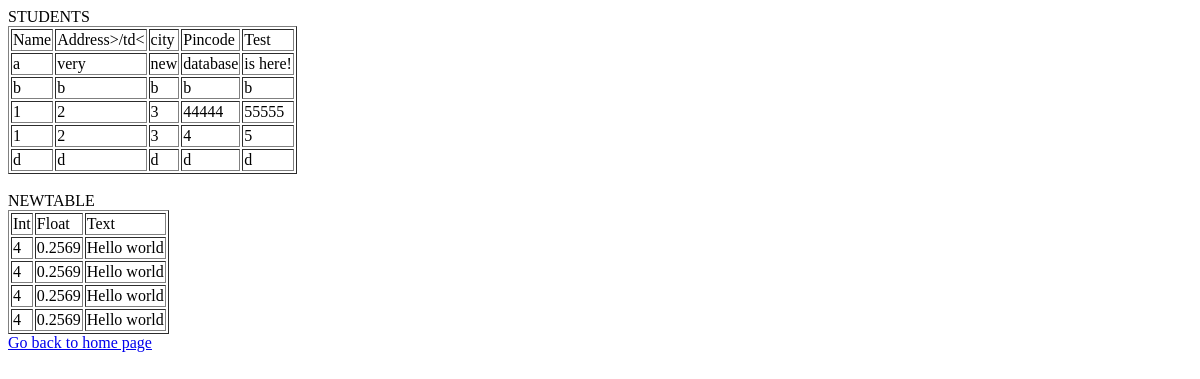
/list, run on an earlier commit of the app's database.
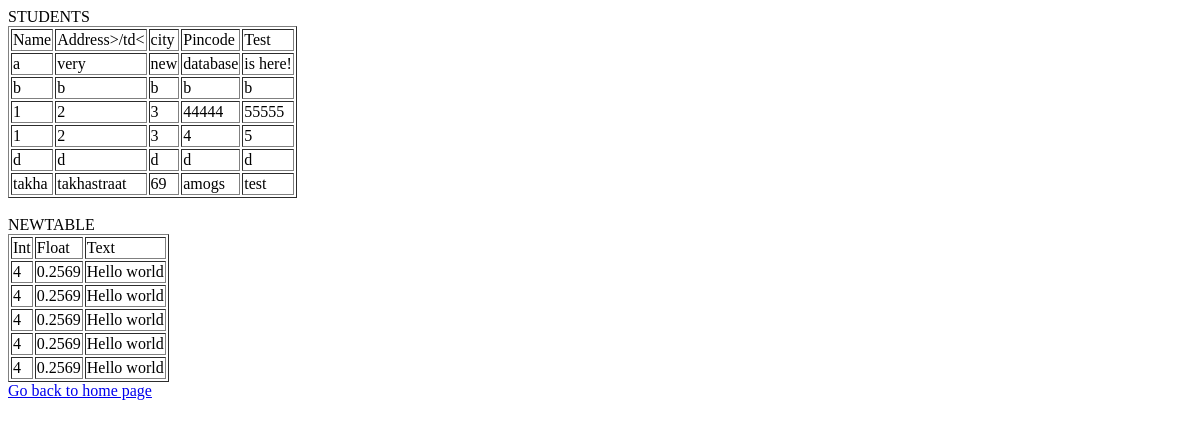
And on a later commit of the database.
### tables this page shows
CREATE TABLE students (name TEXT, addr TEXT, city TEXT, pin TEXT, test TEXT);

CREATE TABLE newtable (int INTEGER, float REAL, text TEXT);

### main.py (the view)
@app.route('/list')
def list():
   con = sql.connect("database.db")
   con.row_factory = sql.Row
   cur = con.cursor()
   cur.execute("select * from newtable")
   rowsNewtable = cur.fetchall();
   cur.execute("select * from students")
   rowsStudents = cur.fetchall();
   return render_template("list.html",rowss = rowsStudents, rowsn = rowsNewtable)

### templates/list.html
<!doctype html>
<html>
   <body>
     STUDENTS
      <table border = 1>
         <thead>
            <td>Name</td>
            <td>Address>/td<
            <td>city</td>
            <td>Pincode</td>
            <td>Test</td>
         </thead>
         {% for row in rowss %}
            <tr>
               <td>{{row["name"]}}</td>
               <td>{{row["addr"]}}</td>
               <td> {{ row["city"]}}</td>
               <td>{{row['pin']}}</td>
               <td>{{row['test']}}</td>
            </tr>
         {% endfor %}
      </table>
<br>
     NEWTABLE
      <table border = 1>
         <thead>
            <td>Int</td>
            <td>Float</td>
            <td>Text</td>
         </thead>
         {% for row in rowsn %}
            <tr>
               <td>{{row['int']}}</td>
               <td>{{row['float']}}</td>
               <td>{{row['text']}}</td>
            </tr>
         {% endfor %}
      </table>
      <a href = "/">Go back to home page</a>
   </body>
</html>

What changed in the data, as far as the page shows it:
added students: name "takha", addr "takhastraat", city "69", pin "amogs", test "test"
added newtable: int "4", float "0.2569", text "Hello world"
